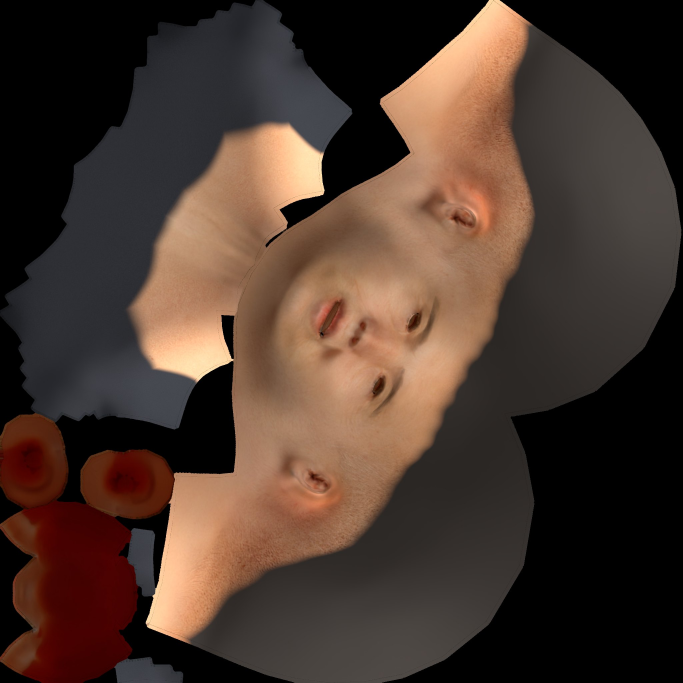
#> input picture games/slap/assets/head.jpg, 2048 x 2048 px, given in place of head.png, which was not available (shown at 1/3 size)
$ python images.py
#> lines starting #> are read from the running program, lines starting #| are printed output that depends on the picture; pictures that were not available may be replaced by others from this repository, and a replacement may not be noted
"""Converts Blender outputs and MakeHuman CC0 textures into the game's runtime images."""
import os, sys
from PIL import Image

HERE = os.path.dirname(os.path.abspath(__file__))
OUT, ASSETS = os.path.join(HERE, "out"), os.path.join(HERE, "..", "assets")
MH = os.path.expanduser("~/tools/mh-assets/sys")

head = Image.open(os.path.join(OUT, "head.png")).convert("RGB")
#> head is the input picture: PIL image 2048x2048 RGB; mean R, G, B 74.9, 56, 46.1
head.save(os.path.join(ASSETS, "head.jpg"), quality=86, optimize=True, progressive=True)
Image.open(os.path.join(OUT, "hand.png")).convert("RGB").resize((512, 512), Image.LANCZOS).save(os.path.join(ASSETS, "hand.jpg"), quality=86, optimize=True)
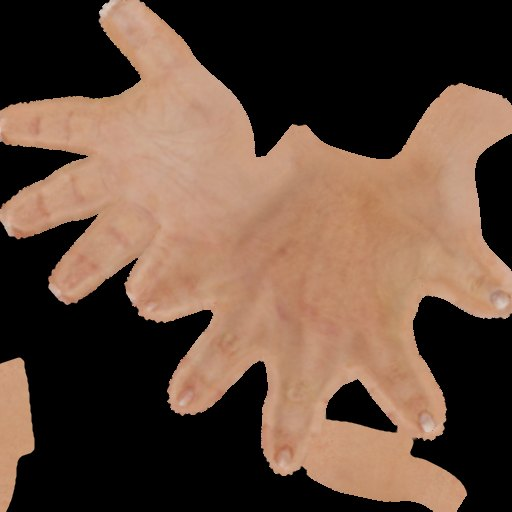
#> input picture games/slap/assets/hand.jpg, 512 x 512 px, given in place of hand.png, which was not available
# MakeHuman's brown iris reads as red at game size: recolour iris pixels to a dark brown.
eye = Image.open(os.path.join(MH, "eyes/materials/brown_eye.png")).convert("RGB").resize((256, 256), Image.LANCZOS)
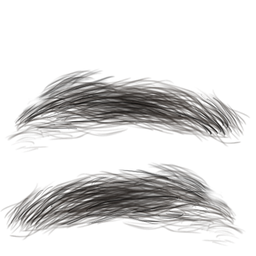
#> input picture games/slap/assets/brows.png, 256 x 256 px, given in place of brown_eye.png, which was not available
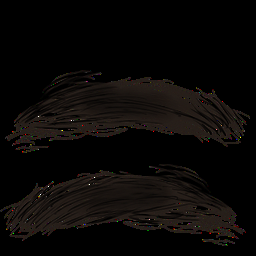
#> eye: PIL image 256x256 RGB; mean R, G, B 10.4, 8.1, 6.7
px = eye.load()
for y in range(eye.height):
    for x in range(eye.width):
        r, g, b = px[x, y]
        if r - max(g, b) > 25:
            lum = 0.3 * r + 0.59 * g + 0.11 * b
            px[x, y] = (int(lum * 0.8 + 12), int(lum * 0.6 + 8), int(lum * 0.45 + 4))
eye.save(os.path.join(ASSETS, "eye.jpg"), quality=88)
for name, path, size in [("brows", "eyebrows/eyebrow009/eyebrow009.png", 256), ("lashes", "eyelashes/eyelashes01/eyelashes01.png", 256)]:
    Image.open(os.path.join(MH, path)).convert("RGBA").resize((size, size), Image.LANCZOS).save(os.path.join(ASSETS, name + ".png"), optimize=True)
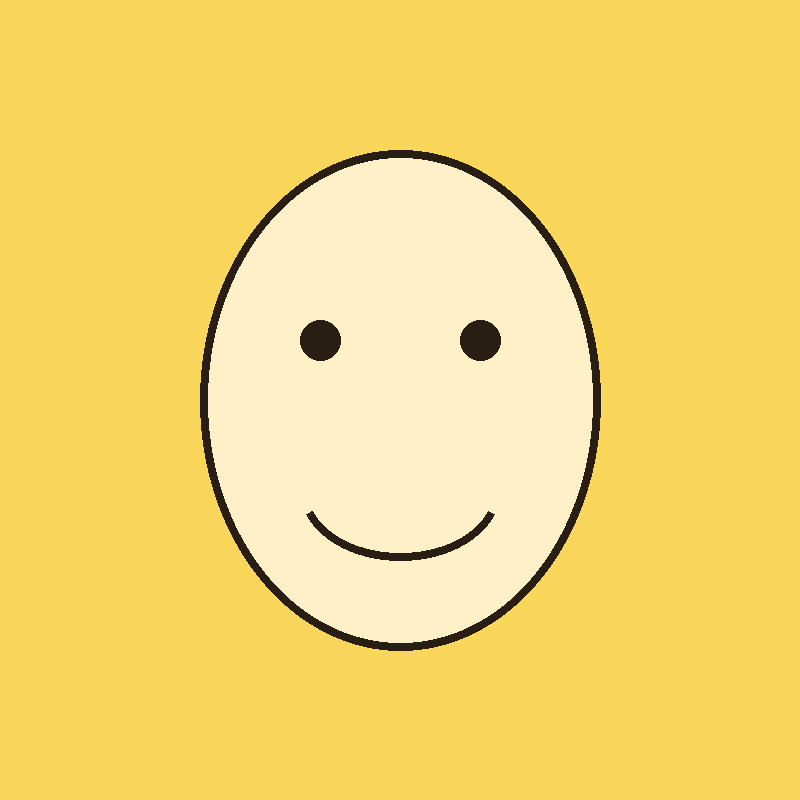
#> input picture games/slap/dev/fixtures/no-face.png, 800 x 800 px, given in place of eyebrow009.png, which was not available
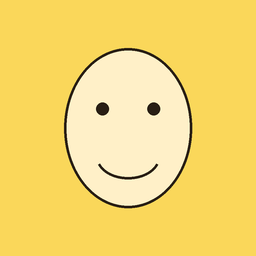
#> saved as brows.png: PIL image 256x256 RGBA; mean R, G, B, A 245.9, 216.1, 112.8, 255
for name in os.listdir(ASSETS):
    p = os.path.join(ASSETS, name)
    if os.path.isfile(p): print(f"{name}: {os.path.getsize(p) // 1024} KB")
